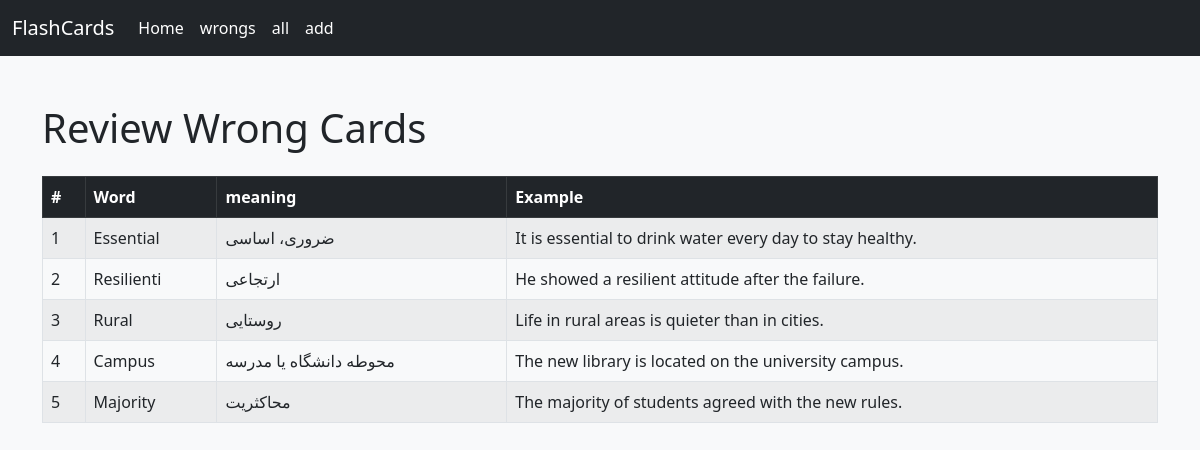
The app's page /cardswrong/, older data.
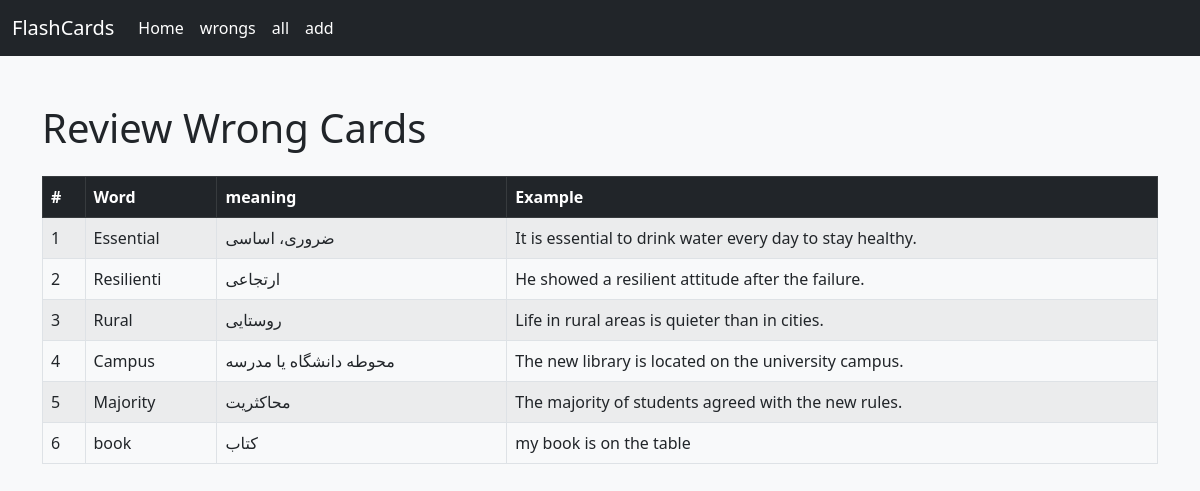
The same page, newer data.
### home/models.py (models this page shows, shortened)
class FlashCard(models.Model):
    word = models.CharField(max_length=512)
    meaning = models.CharField(max_length=512)
    example = models.CharField(max_length=1024, null=True, blank=True)
    rate = models.SmallIntegerField(default=0)
    last_reply = models.BooleanField(default=False)
    created_at = models.DateField(auto_now_add=True)
    next_review_date = models.DateField()

### home/views.py (the view)
# urls.py: path("cardswrong/" ,CardsWrongView.as_view(),name="cardswrong"),
class CardsWrongView(View):
    def get(self, request):
        cards = FlashCard.objects.filter(last_reply=False)
        return render(request, "home/cards_wrong.html", {"cards": cards})

### home/templates/home/cards_wrong.html
{% extends 'base.html' %}
{% block content %}
  <h1 class="mb-4">Review Wrong Cards</h1>
  {% if cards %}
    <table class="table table-bordered table-striped">
      <thead class="table-dark">
        <tr>
          <th>#</th>
          <th>Word</th>
          <th>meaning</th>
          <th>Example</th>
        </tr>
      </thead>
      <tbody>
        {% for card in cards %}
          <tr>
            <td>{{ forloop.counter }}</td>
            <td>{{ card.word }}</td>
            <td>{{ card.meaning }}</td>
            <td>{{ card.example }}</td>
          </tr>
        {% endfor %}
      </tbody>
    </table>
  {% else %}
    <div class="alert alert-warning" role="alert">No cards available.</div>
  {% endif %}
{% endblock %}

### templates/base.html (shortened to what this page needs)
<!doctype html>
<html lang="en">
  <head>
    <link href="https://cdn.jsdelivr.net/npm/bootstrap@5.0.2/dist/css/bootstrap.min.css" rel="stylesheet">
  </head>
  <body class="bg-light">
    {% include "navbar.html" %}
    <div class="container mt-5">
      {% block content %}
      {% endblock content %}
    </div>
  </body>
</html>

### templates/navbar.html (shortened to what this page needs)
<nav class="navbar navbar-expand-lg navbar-dark bg-dark">
  <div class="container-fluid">
    <a class="navbar-brand" href="{% url 'home:home' %}">FlashCards</a>
    <div class="collapse navbar-collapse" id="navbarNavDropdown">
      <ul class="navbar-nav">
        <li class="nav-item">
          <a class="nav-link active" aria-current="page" href="{% url 'home:home' %}">Home</a>
        </li>
        <li class="nav-item">
          <a class="nav-link active" aria-current="page" href="{% url 'home:cardswrong' %}">wrongs</a>
        </li>
        <li class="nav-item">
          <a class="nav-link active" aria-current="page" href="{% url 'home:cardswrong' %}">all</a>
        </li>
        <li class="nav-item">
          <a class="nav-link active" aria-current="page" href="{% url 'home:cardcreate' %}">add</a>
        </li>
      </ul>
    </div>
  </div>
</nav>

Row changes from the older to the newer data that the page shows:
added FlashCard: word "book", meaning "کتاب", example "my book is on the table"
